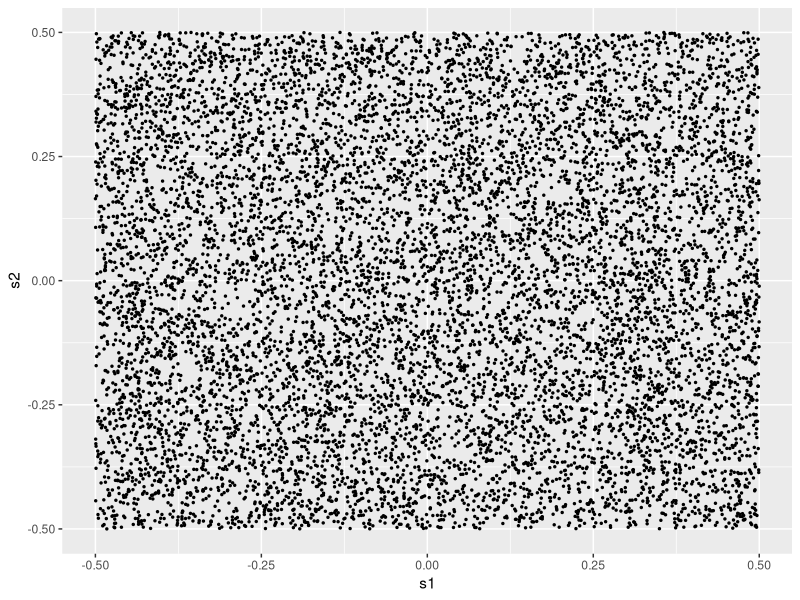
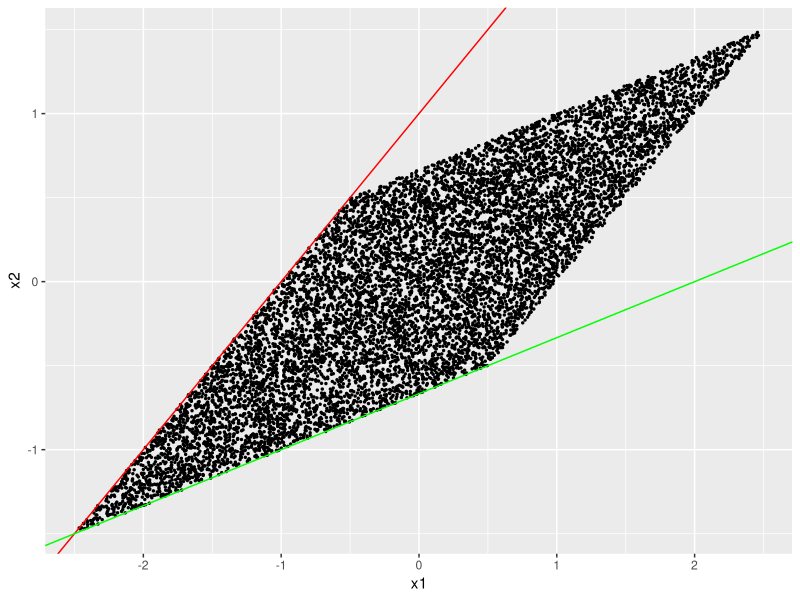

R code for these plots, in order:
## ---- chunk 1
knitr::opts_chunk$set(echo = TRUE)
## ---- chunk 2
set.seed(144)
N = 10000
dat <- data.frame(s1 = runif(N) - 0.5, s2 = runif(N) - 0.5)
head(dat)
## ---- chunk 3
library(ggplot2)
ggplot(dat, aes(x=s1, y=s2)) +
    geom_point(size=0.5)      # Use hollow circles
## ---- chunk 4
#Mixture or transformation matrix
A <- rbind(c(2,3),
           c(2,1))
dat.m <- as.matrix(dat)
dim(dat.m)

head(dat.m)

# X = (x1, x2)
X = A %*% t(dat.m)
dat.tr = as.data.frame(t(X))
colnames(dat.tr) <- c("x1", "x2")

ggplot(dat.tr, aes(x=x1, y=x2)) +
    geom_point(size=0.5) +     # Use hollow circles
    geom_abline(intercept = 1, slope = A[1,1]/A[2,1], color="red") +    #I calculated this 1
    geom_abline(intercept = -2/3, slope = A[2,2]/A[1,2], color="green") #I Calculated this -2/3

